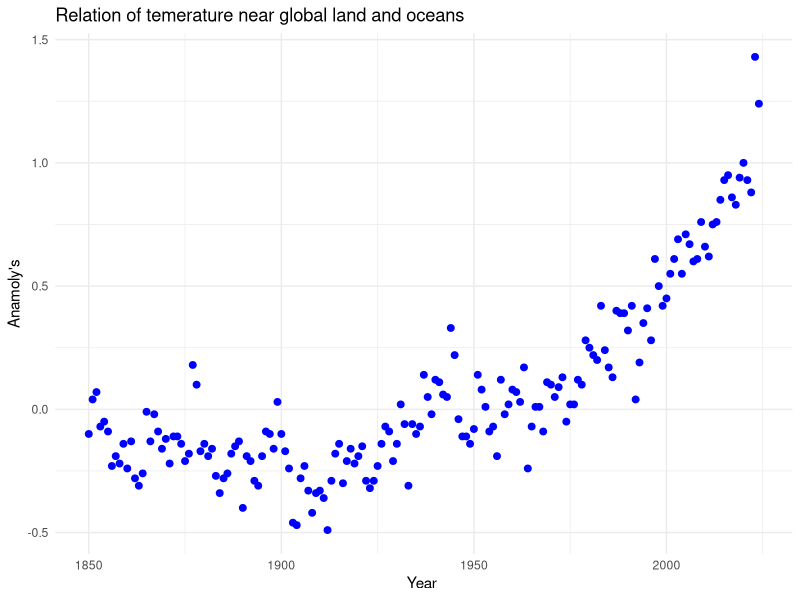

Here is the R script that generated this plot: (Note: this script raises an error after producing the figure.)
#libraries
library(dplyr)
library(tidyverse)
library(ggplot2)

# uploading the dataset and remove unwanted # comments 
data_sets <- read.csv("data.csv", comment.char="#")

data_sets
head(data_sets)

# 1. Create a properly labeled scatterplot of the dataset
scatterplot <- ggplot(data_sets, aes(x= Year, y = Anomaly))+
  geom_point(color = 'blue', size = 2)+
  theme_minimal()+
  ggtitle("Relation of temerature near global land and oceans") +
  xlab("Year ") +
  ylab("Anamoly's") 

#linear regression model
liner_regression_model = lm( data_sets$Year~ data_sets$Anomaly)

                        
data_sets$Year <- as.integer(substr(data_sets$Date, 1, 4))
data_sets$Month <- as.integer(substr(data_sets$Date, 5, nchar(as.character(data_sets$Date))))
average_dataset <- data_sets %>%
  group_by(Year) %>%
  summarise(Anomaly = mean(Anomaly, na.rm = TRUE))

#ScatterPlot for average 
ggplot(average_dataset, aes(x = Year, y = Anomaly)) +
  geom_point(color = "black", alpha = 0.9) +                          
  labs(title = "Relation of temerature near global land and oceans",
       x = "Year",
       y = "Anamoly's") +
  theme_minimal()

#Model fit of Linear Regression line
ggplot(average_dataset, aes(x = Year, y = Anomaly)) +
  geom_point(color = "blue", alpha = 0.5) +                    
  geom_line(color = "lightblue", size = 1) +                     
  geom_smooth(method = "lm", color = "black", se = FALSE, alpha = 0.6) + 
  labs(title = "Global Land and Ocean Temperature Anomaly ",
       x = "Year",
       y = "Anamoly's") +
  theme_minimal()



model_fit_dataset <- lm(Anomaly ~ Year, data = average_dataset)

#Residual values
average_dataset$residual <- residuals(model_fit_dataset)
average_dataset$fitted <- fitted(model_fit_dataset)

#Residual Plot
ggplot(average_dataset, aes(x = fitted, y = residual)) +
  geom_point(color = "blue", alpha = 0.5) +
  labs(title = "Residual Plot",
       x = "Adjusted Values",
       y = "Residuals") +
  theme_minimal()

model_fit_dataset <- lm(Anomaly ~ Year, data = average_dataset)

prediction <- predict(model_fit_dataset)
residual <- average.year$Anomaly - prediction
qqnorm(residual, main = "Q-Q Plot")
qqline(residual, col = "BLUE")

# 1984 to 3000 years
upcoming_years <- data.frame(Year = 1984:3000)

rm(future.data)

# future predictions
future_predictions <- predict(model_fit_dataset, newdata = upcoming_years)
future_dataset <- data.frame(Year = upcoming_years$Year, Predictions.Anomaly = future_predictions)

# Displaying few rows 
head(future_dataset)

#Predicting the years when the global average temperature anomaly reaching 2.0 °C 
year_2_temp <- future_dataset$Year[which(future_dataset$Predictions.Anomaly >= 2.0)[1]]
#Predicting the years when the global average temperature anomaly reaching 2.0 °C
year_2.5_temp <- future_dataset$Year[which(future_dataset$Predictions.Anomaly >= 2.5)[1]]

# Displaying the results
cat("The year that a temperature anomaly of 2.0°C occurs:", year_2_temp, "\n")
cat("The year that a temperature anomaly of 2.5°C occurs:", year_2.5_temp, "\n")

# Mean Absolute Error (MAE) and Root Mean Squared Error (RMSE)
linear_model <- lm(Anomaly ~ Year, data = average_dataset)
mae_linear <- mean(abs(residuals(linear_model)))
rmse_linear <- sqrt(mean(residuals(linear_model)^2))
poly_model <- lm(Anomaly ~ poly(as.numeric(Year), 2), data = average_dataset)


mae_poly <- mean(abs(residuals(poly_model)))
rmse_poly <- sqrt(mean(residuals(poly_model)^2))

cat("Linear Model MAE:", mae_linear, "RMSE:", rmse_linear, "\n")
cat("Polynomial Model MAE:", mae_poly, "RMSE:", rmse_poly, "\n")
